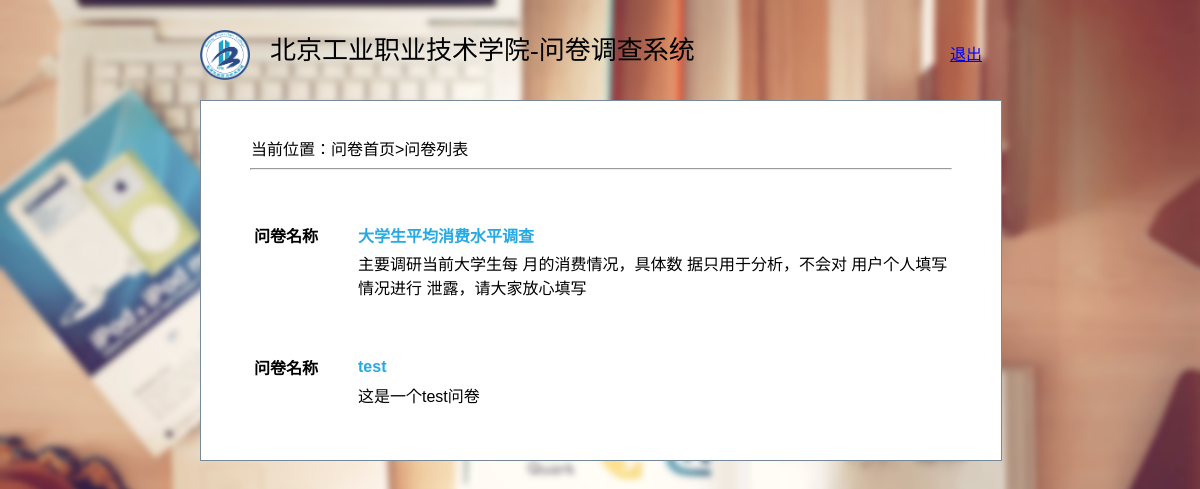
/index.php (signed in), run on an earlier commit of the app's database.
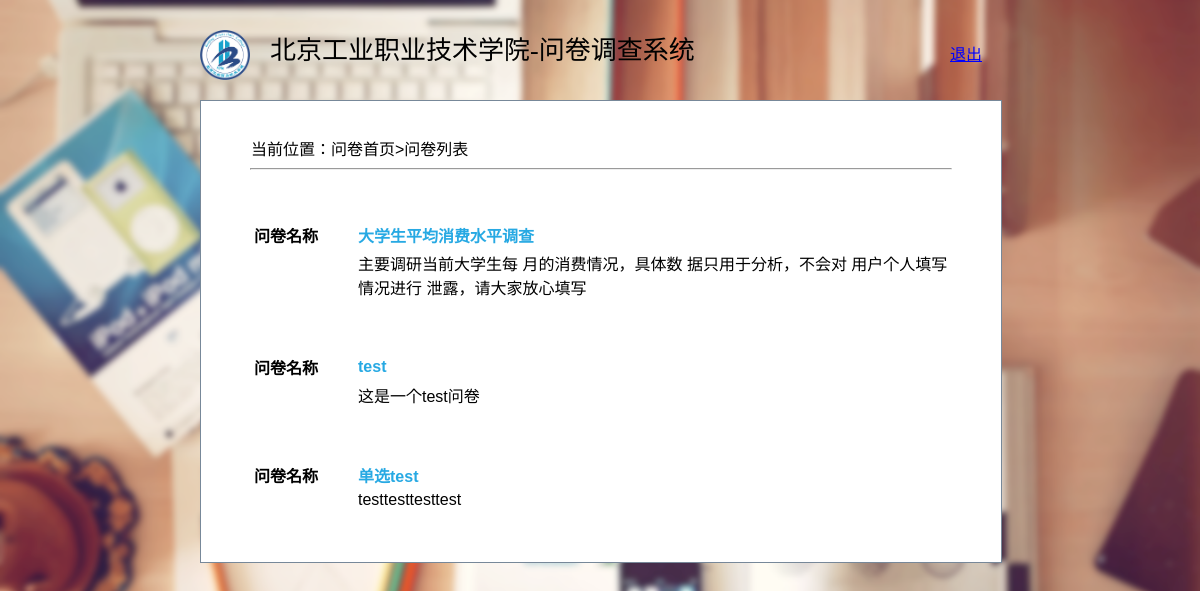
And on a later commit of the database.
### tables this page shows
CREATE TABLE `tb_survey` (
  `SurId` int(11) NOT NULL,
  `title` varchar(100) NOT NULL,
  `times` int(11) NOT NULL,
  `description` varchar(100) NOT NULL
);

### index.php (the view, shortened to what this page needs)
<?php
    include_once ("conn/config.php");
    $survey=mysql_query("select * from tb_survey order by SurId");
    while($survey_arr=mysql_fetch_array($survey)){
        $survey_id=$survey_arr[SurId];
        $survey_title=$survey_arr[title];
        $survey_desc=$survey_arr[description];
        $content .=<<<END
       <table class="tab4">
	<tr>
	<td style="width:100px;"><b>问卷名称</b></td>
	<td><b><a href="surveyview.php?surid=$survey_id">$survey_title</a></b></td>
	</tr>
	<tr>
	<td style="width:100px;"></td>
	<td>$survey_desc</td>
	</tr>
	</table>
END;
    }
?>
<html>
<head>
<link href="css/style.css" rel="stylesheet" type="text/css" />
</head>
<body>
    <div class="container">
        <div class="blank"></div>
            <div class="header">
                <div class="logo"><img src="images/logo.png"/></div>
                <div class="header-title">北京工业职业技术学院-问卷调查系统</div>
                <div class="log-out" onclick="logout()">退出</div>
            </div>
            <div class="main">
                <div class="blank"></div>
                <div class="location">
		            当前位置：问卷首页>问卷列表
	            </div>
            <hr></hr>
            <?php echo $content;?>
            </div>
    </div>
</body>
</html>

### conn/config.php (shortened to what this page needs)
<html>
<head><meta http-equiv="Content-Type" content="text/html; charset=utf-8"></head>
</html>

### css/style.css (style rules this page uses)
html,body { width:100%; height:100% }
body { font-family:Arial,Verdana, sans-serif, Helvetica;background:#f4f5eb;color:#000; }
body { padding:0; margin:0; background:url(../images/bg.png) fixed center center no-repeat;background-size: cover; width: 100%; }
body,html { height:100%;width:100%;margin:0 auto;text-align:left;font-size:16px; }
.header { width:100%;height:53px;background:url(images/header.gif); }
.main { width:auto;height:auto;border:1px solid #b4b4b4;background:#fff;margin-bottom:20px; }
.location { margin:20px 50px 0px; }
.tab4 { width:700px;text-align:left; margin:50px auto;border:1px; }
a { color: #0271BC; text-decoration-line: none; }
.container { width: 800px; height: auto; margin: 0 auto; }
.blank { width: 800px; height: 30px; }
.header { width: 800px; height: 70px; }
.logo { width: 70px; height: 100px; float: left; }
.logo img { width: 50px; height: 50px; }
.header-title { width: 700px; height: 50px; line-height: 42px; float: left; font-size: 26px; font-family: 微软雅黑; }
.log-out { width: 50px; float: right; height: 30px; line-height: 30px; font-size: 16px; font-family: 微软雅黑; cursor: pointer; margin-top: -40px; color: blue; text-decoration: 1px solid blue; text-decoration-line: underline; }
.main { width: 800px; margin: 0 auto; height: auto; border: 1px solid lightslategray; }
.location { width: 700px; }
.main hr { width: 700px; }
.main .blank { width: 800px; height: 15px; }
a { color:#27A9E3; text-decoration:none; cursor:pointer; }
img { border:none; }

What changed in the data, as far as the page shows it:
added tb_survey: title "单选test", description "testtesttesttest"
